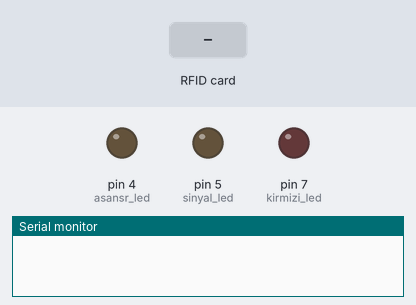
Simulated run of this sketch. Board: Arduino Uno, built with avr-gcc and run on an emulated ATmega328P. On the bench: output pins drawn as LEDs (lit = HIGH), the last lines printed to the serial monitor. The inputs (shaded band) are chosen by the test bench. Pins used as bus, display or sensor lines are not drawn.

Above: at 1.3 s.
1.4 s: RFID card 5E 7A 19 C4 held to the reader
At 2.4 s:
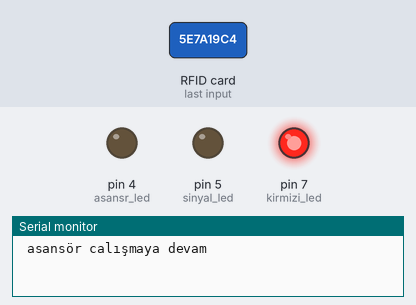
Timing chart, 0 to 4.4 s (numbered marks = the images above; inputs shaded):
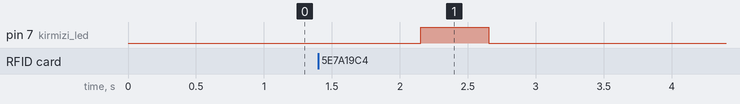

Measured:
- after the input at 1.4 s, pin 7 (kirmizi_led): LOW → HIGH after 0.76 s, → LOW 0.50 s later

The sketch:

engelli_oncelikli_asansor_sistemi_projesi.ino
```cpp
#include <SPI.h>

#include <MFRC522.h>

#define RST_PIN        9    //Tanımlamalar
#define SS_1_PIN       8
#define SS_2_PIN       10
#define NR_OF_READERS  2


int kirmizi_led=7;
int asansr_led=4;
int sinyal_led=5;


byte ID[4]={89,58,201,86}; //sistemde kaytlı bulunan kartı kullanabilmek için ID sini tanımladım.
byte ssPins[]={SS_1_PIN, SS_2_PIN}; // İki adet RFID kullandığım için bu tanımlamayı yaptım.
MFRC522 mfrc522[NR_OF_READERS];  // iki RFID in bağlantısını kurmuş oldum.


void setup() {                   // Ledlerin bağlı olduğu pinlere isim vermiş atamıştık.
pinMode(kirmizi_led,OUTPUT);     // Bu pinleri çıkış olarak tanımlamış olduk.
pinMode(asansr_led,OUTPUT);
pinMode(sinyal_led,OUTPUT);


digitalWrite(kirmizi_led,LOW);    // program ilk çalıştığında napayım ben diyor.
digitalWrite(asansr_led,LOW);     // Bunun için ilk başta LOW(düşük) olarak tanımlıyoruz yani ledler başalangıçta yanmayacak.
digitalWrite(sinyal_led,LOW);
Serial.begin(9600);
while(!Serial);
SPI.begin();


for(uint8_t reader=0; reader<NR_OF_READERS; reader++){
  mfrc522[reader].PCD_Init(ssPins[reader], RST_PIN); // RFID kullanıma başlamış oldu.
  }

}


void loop() {

  while(1){
  for(uint8_t reader=0; reader<NR_OF_READERS; reader++){
     if (mfrc522[reader].PICC_IsNewCardPresent() && mfrc522[reader].PICC_ReadCardSerial())
    {
        if(mfrc522[reader].uid.uidByte[0]==ID[0] &&     // Burada sistemde naımlı olmuş olan kartın ID si ile okutulumuş olan kartın ID si karşılaştırılmış oluyor.
           mfrc522[reader].uid.uidByte[1]==ID[1] &&     // Eğer ID ler aynı ise işlemlere geçiyor.
           mfrc522[reader].uid.uidByte[2]==ID[2] &&
           mfrc522[reader].uid.uidByte[3]==ID[3] ){

            if(reader==0 && reader!=1){                // Program içerisinde Yazılı olan ifadeler, Programın doğru çalışıp çalışmadığını kontrol amaçlıdır.

               digitalWrite(asansr_led,HIGH);          // reader 0 ve reader 1 olarak ifade edilen kavram RFID 1 ve RFID 2 dir.

              Serial.println(" asansöre sinyal gönderiliyor");
              delay(100);


               for(int i=0; i<10; i++){             // Ben engelli geçisi için ledle sinyal verdim o yüzden bunu kullamdım siz buzzer da kullanabilirsiniz.

                Serial.println(" uyarı sinyali");
                digitalWrite(sinyal_led,HIGH);
                delay(300);
                digitalWrite(sinyal_led,LOW);
                delay(300);


               }


             }
               delay(300);
               if(reader==1){
               digitalWrite(asansr_led,LOW);
               Serial.println(" asansör sinyali kesil");
               delay(100);
               }


            }
             else{
            digitalWrite(kirmizi_led,HIGH);
            delay(500);
            digitalWrite(kirmizi_led,LOW);
          }
              }
  }
              delay(2000);
          digitalWrite(asansr_led,LOW);
          Serial.println(" asansör calışmaya devam");

            }

           }
```
